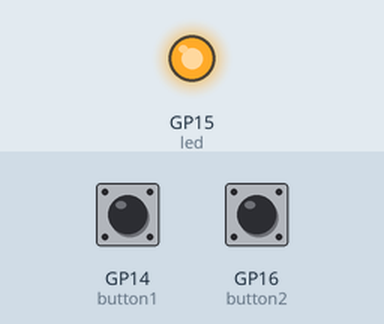
Recording of a program running on a simulated Raspberry Pi Pico running MicroPython. Shown: output pins drawn as LEDs (lit = HIGH). The inputs (shaded band) are chosen by the test bench; at power-on: GP14 (button1) LOW, GP16 (button2) LOW. Random numbers come from a fixed seed; what the program prints to the serial console is not drawn.

Above: at 0.1 s.
At 7.0 s:
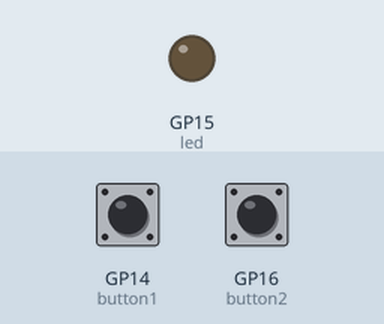
7.1 s: GP14 (button1) pulled HIGH for 0.15 s
Timing chart, 0 to 10.1 s (numbered marks = the images above; inputs shaded):
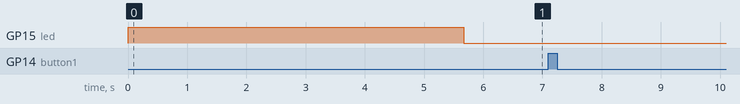

The program:

reaction_game.py
```python
import machine
import time
import random

pressed = False
fastest_button = None
led = machine.Pin(15, machine.Pin.OUT)
button1 = machine.Pin(14, machine.Pin.IN, machine.Pin.PULL_DOWN)
button2 = machine.Pin(16, machine.Pin.IN, machine.Pin.PULL_DOWN)

def button_handler(pin):
    global pressed
    if not pressed:
        pressed = True
        global fastest_button
        fastest_button = pin

led.value(1)
time.sleep(random.uniform(5, 10))
led.value(0)

timer_start = time.ticks_ms()

button1.irq(trigger=machine.Pin.IRQ_RISING, handler=button_handler)
button2.irq(trigger=machine.Pin.IRQ_RISING, handler=button_handler)

while fastest_button is None:
    time.sleep(1)

if fastest_button is button1:
    print("Player 1 wins!")
elif fastest_button is button2:
    print("Player 2 wins!")
```

Measured:
- after the input at 7.1 s, every drawn part: stays the same
